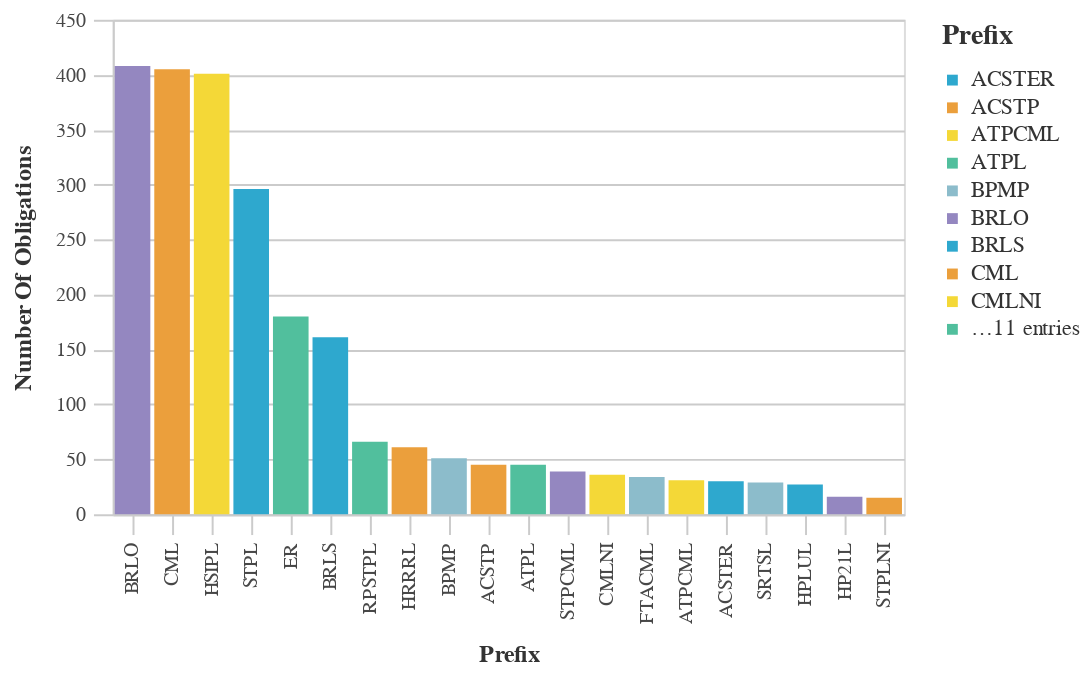

Notebook code cell kept with this figure:
### Markdown cell above
## Most Used Prefix Codes

### Code cell
#Bar chart with the Most Used Prefix Counts
chart_df = (df_top>>filter(_.variable=='prefix')).rename(columns={"value":"Prefix",
                                 "count":"Number of Obligations"})
chart9= (_dla_utils_reports.basic_bar_chart_no_save(chart_df, 'Prefix', 'Number of Obligations', 'Prefix', district))
    

display(chart9)

### Figure 1 — Vega-Lite specification as saved in the notebook (floating-point values rounded to 4 significant figures)
{"config": {"view": {"continuousWidth": 400, "continuousHeight": 300}, "axis": {"domainColor": "#cbcbcb", "grid": true, "gridColor": "#cbcbcb", "gridWidth": 1, "labelColor": "#474747", "labelFont": "Nunito Sans", "labelFontSize": 10, "labelPadding": 4, "tickColor": "#cbcbcb", "tickSize": 10, "titleColor": "#333", "titleFont": "Raleway", "titleFontSize": 12, "titlePadding": 10}, "axisBand": {"grid": false}, "background": "white", "font": "Raleway", "header": {"labelFont": "Nunito Sans", "titleFont": "Raleway"}, "legend": {"labelColor": "#333", "labelFont": "Nunito Sans", "labelFontSize": 11, "labelLimit": 0, "padding": 1, "symbolSize": 30, "symbolType": "square", "titleColor": "#333", "titleFont": "Raleway", "titleFontSize": 14, "titlePadding": 10}, "title": {"anchor": "middle", "font": "Raleway", "fontSize": 18, "fontWeight": 300, "offset": 20}}, "data": {"name": "data-79902faf54293d54387270187240d323"}, "mark": "bar", "encoding": {"color": {"field": "Prefix", "legend": {"symbolLimit": 10, "title": "Prefix"}, "scale": {"range": ["#2EA8CE", "#EB9F3C", "#F4D837", "#51BF9D", "#8CBCCB", "#9487C0"]}, "type": "nominal"}, "tooltip": [{"field": "Prefix", "type": "nominal"}, {"field": "Number of Obligations", "type": "quantitative"}], "x": {"field": "Prefix", "sort": "-y", "title": "Prefix", "type": "nominal"}, "y": {"field": "Number of Obligations", "title": "Number Of Obligations", "type": "quantitative"}}, "height": 250, "width": 400, "$schema": "https://vega.github.io/schema/vega-lite/v4.17.0.json", "datasets": {"data-79902faf54293d54387270187240d323": [{"Prefix": "BRLO", "Number of Obligations": 408, "variable": "prefix"}, {"Prefix": "CML", "Number of Obligations": 405, "variable": "prefix"}, {"Prefix": "HSIPL", "Number of Obligations": 401, "variable": "prefix"}, {"Prefix": "STPL", "Number of Obligations": 296, "variable": "prefix"}, {"Prefix": "ER", "Number of Obligations": 180, "variable": "prefix"}, {"Prefix": "BRLS", "Number of Obligations": 161, "variable": "prefix"}, {"Prefix": "RPSTPL", "Number of Obligations": 66, "variable": "prefix"}, {"Prefix": "HRRRL", "Number of Obligations": 61, "variable": "prefix"}, {"Prefix": "BPMP", "Number of Obligations": 51, "variable": "prefix"}, {"Prefix": "ACSTP", "Number of Obligations": 45, "variable": "prefix"}, {"Prefix": "ATPL", "Number of Obligations": 45, "variable": "prefix"}, {"Prefix": "STPCML", "Number of Obligations": 39, "variable": "prefix"}, {"Prefix": "CMLNI", "Number of Obligations": 36, "variable": "prefix"}, {"Prefix": "FTACML", "Number of Obligations": 34, "variable": "prefix"}, {"Prefix": "ATPCML", "Number of Obligations": 31, "variable": "prefix"}, {"Prefix": "ACSTER", "Number of Obligations": 30, "variable": "prefix"}, {"Prefix": "SRTSL", "Number of Obligations": 29, "variable": "prefix"}, {"Prefix": "HPLUL", "Number of Obligations": 27, "variable": "prefix"}, {"Prefix": "HP21L", "Number of Obligations": 16, "variable": "prefix"}, {"Prefix": "STPLNI", "Number of Obligations": 15, "variable": "prefix"}]}}
